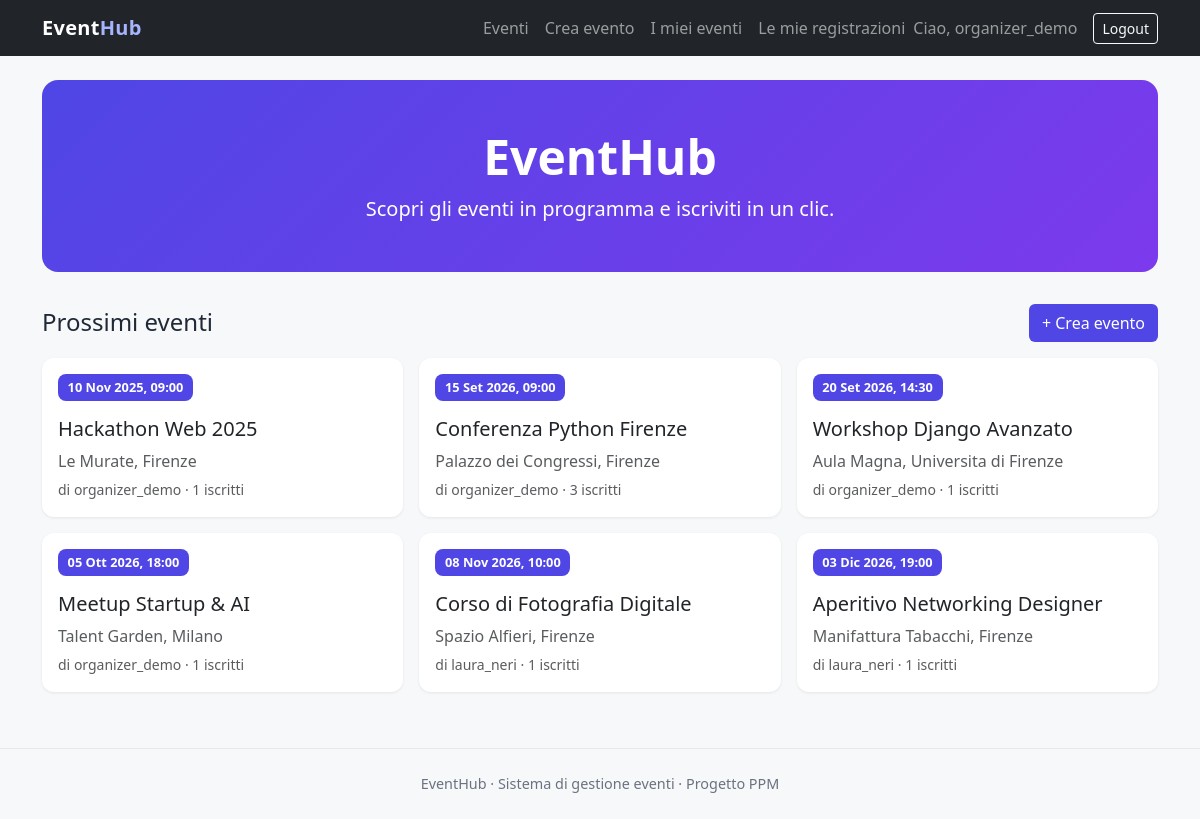
The app's page / (signed in) with its own data.
### accounts/models.py (models this page shows, shortened)
class CustomUser(AbstractUser):
    bio = models.TextField(
        "biografia",
        blank=True,
        help_text="Breve descrizione facoltativa dell'utente.",
    )
    @property
    def is_organizer(self):
        return self.groups.filter(name="Organizer").exists()

### events/models.py (models this page shows, shortened)
class Event(models.Model):
    title = models.CharField("titolo", max_length=200)
    description = models.TextField("descrizione")
    date = models.DateTimeField("data e ora")
    location = models.CharField("luogo", max_length=200)
    organizer = models.ForeignKey(
        settings.AUTH_USER_MODEL,
        on_delete=models.CASCADE,
        related_name="events_organized",
        verbose_name="organizzatore",
    )
    class Meta:
        ordering = ["date"]

### events/views.py (the view)
# urls.py: path("", views.EventListView.as_view(), name="event-list"),
class EventListView(ListView):
    model = Event
    template_name = "events/event_list.html"
    context_object_name = "events"

### templates/events/event_list.html (shortened to what this page needs)
{% extends "base.html" %}
{% block content %}
<div class="hero text-center">
    <h1 class="display-5">EventHub</h1>
    <p class="lead mb-0">Scopri gli eventi in programma e iscriviti in un clic.</p>
</div>
<div class="d-flex justify-content-between align-items-center mb-3">
    <h2 class="h4 mb-0">Prossimi eventi</h2>
    {% if user.is_organizer %}
        <a href="{% url 'event-create' %}" class="btn btn-accent">+ Crea evento</a>
    {% endif %}
</div>
{% if events %}
    <div class="row g-3">
        {% for event in events %}
            <div class="col-md-6 col-lg-4">
                <a href="{% url 'event-detail' event.pk %}" class="text-reset">
                    <div class="card event-card h-100">
                        <div class="card-body">
                            <span class="date-badge">{{ event.date|date:"d M Y, H:i" }}</span>
                            <h5 class="card-title mt-3">{{ event.title }}</h5>
                            <p class="card-text text-muted mb-1">{{ event.location }}</p>
                            <p class="card-text">
                                <small class="text-muted">di {{ event.organizer.username }} &middot; {{ event.registrations.count }} iscritti</small>
                            </p>
                        </div>
                    </div>
                </a>
            </div>
        {% endfor %}
    </div>
{% else %}
    <p class="text-muted">Non c'e ancora nessun evento.</p>
{% endif %}
{% endblock %}

### templates/base.html (shortened to what this page needs)
{% load static %}
<!DOCTYPE html>
<html lang="it">
<head>
    <link href="https://cdn.jsdelivr.net/npm/bootstrap@5.3.3/dist/css/bootstrap.min.css" rel="stylesheet">
    <link href="{% static 'css/style.css' %}" rel="stylesheet">
</head>
<body class="d-flex flex-column min-vh-100">
    <nav class="navbar navbar-expand-lg navbar-dark bg-dark">
        <div class="container">
            <a class="navbar-brand" href="{% url 'event-list' %}">Event<span>Hub</span></a>
            <div class="navbar-nav ms-auto align-items-lg-center">
                <a class="nav-link" href="{% url 'event-list' %}">Eventi</a>
                {% if user.is_authenticated %}
                    {% if user.is_organizer %}
                        <a class="nav-link" href="{% url 'event-create' %}">Crea evento</a>
                        <a class="nav-link" href="{% url 'my-events' %}">I miei eventi</a>
                    {% endif %}
                    <a class="nav-link" href="{% url 'my-registrations' %}">Le mie registrazioni</a>
                    <span class="navbar-text me-3">Ciao, {{ user.username }}</span>
                    <form method="post" action="{% url 'logout' %}" class="d-inline">
                        <button type="submit" class="btn btn-outline-light btn-sm">Logout</button>
                    </form>
                {% else %}
                    <a class="nav-link" href="{% url 'login' %}">Accedi</a>
                    <a class="nav-link" href="{% url 'signup' %}">Registrati</a>
                {% endif %}
            </div>
        </div>
    </nav>
    <main class="container my-4 flex-grow-1">
        {% block content %}{% endblock %}
    </main>
    <footer>
        <div class="container">EventHub &middot; Sistema di gestione eventi &middot; Progetto PPM</div>
    </footer>
</body>
</html>

### static/css/style.css (style rules this page uses)
:root { --accent: #4f46e5; --accent-dark: #4338ca; --bg: #f7f8fa; }
body { background-color: var(--bg); color: #1f2937; }
.navbar-brand { font-weight: 700; letter-spacing: .3px; }
.navbar-brand span { color: #a5b4fc; }
.hero { background: linear-gradient(135deg, var(--accent), #7c3aed); color: #fff; border-radius: 1rem; padding: 3rem 2rem; margin-bottom: 2rem; }
.hero h1 { font-weight: 700; }
.event-card { border: none; border-radius: .75rem; box-shadow: 0 1px 3px rgba(0,0,0,.08); transition: transform .15s ease, box-shadow .15s ease; }
.date-badge { display: inline-block; background: var(--accent); color: #fff; border-radius: .5rem; padding: .25rem .6rem; font-size: .8rem; font-weight: 600; }
.btn-accent { background: var(--accent); color: #fff; }
footer { color: #6b7280; padding: 1.5rem 0; text-align: center; font-size: .9rem; border-top: 1px solid #e5e7eb; margin-top: 2rem; }
a { text-decoration: none; }

### records on screen
CustomUser: username "organizer_demo"
Event: date "10 Nov 2025, 09:00", title "Hackathon Web 2025", location "Le Murate, Firenze", organizer.username "organizer_demo", registrations.count "1"
Event: date "15 Set 2026, 09:00", title "Conferenza Python Firenze", location "Palazzo dei Congressi, Firenze", organizer.username "organizer_demo", registrations.count "3"
Event: date "20 Set 2026, 14:30", title "Workshop Django Avanzato", location "Aula Magna, Universita di Firenze", organizer.username "organizer_demo", registrations.count "1"
Event: date "05 Ott 2026, 18:00", title "Meetup Startup & AI", location "Talent Garden, Milano", organizer.username "organizer_demo", registrations.count "1"
Event: date "08 Nov 2026, 10:00", title "Corso di Fotografia Digitale", location "Spazio Alfieri, Firenze", organizer.username "laura_neri", registrations.count "1"
Event: date "03 Dic 2026, 19:00", title "Aperitivo Networking Designer", location "Manifattura Tabacchi, Firenze", organizer.username "laura_neri", registrations.count "1"
